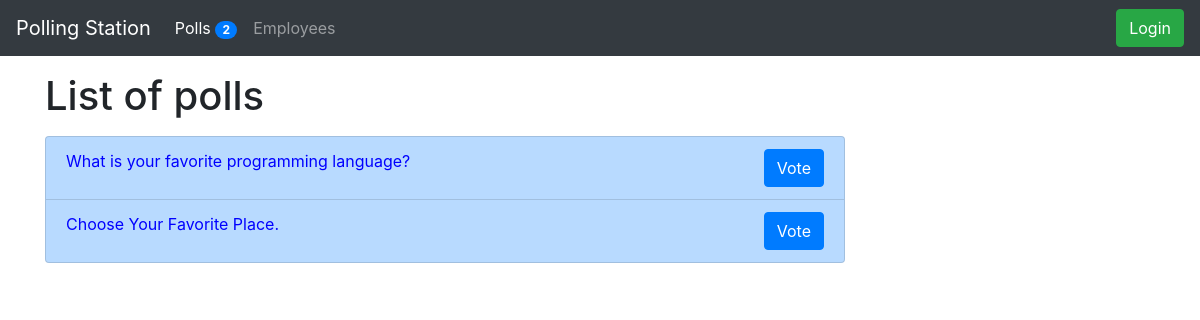
The page / on the database its author committed.
### poll/models.py (models this page shows, shortened)
class Question(models.Model):
    title = models.TextField(null=True, blank=True)
    status = models.CharField(default='inactive', max_length=30)
    created_by = models.ForeignKey(User, null=True, blank=True, on_delete=models.CASCADE)
    start_date = models.DateTimeField(null=True, blank=True)
    end_date = models.DateTimeField(null=True, blank=True)
    created_at = models.DateTimeField(auto_now_add=True)
    updated_at = models.DateTimeField(auto_now=True)

### poll/views.py (the view)
# urls.py: path('', pollsList, name='polls-list'),
def pollsList(request):
    questions = Question.objects.all()
    context = { 'title':'polls', 'questions':questions }
    return render(request, 'poll/index.html', context)

### poll/context_processors.py (called while the page is built)
def PollCount(request):
    count = Question.objects.count()
    return {"poll_count": count}

### poll/templates/poll/index.html
{% extends 'poll/base.html' %}
{% block content %}
<h1 class="my-3"> List of {{ title }} </h1>
    <div style="width: 50rem;">
        <ul class="list-group">
            {% if questions %}
                {% for question in questions %}
                    <li style='color:blue;' class="list-group-item list-group-item-primary">{{ question.title }}
                    <a class="btn btn-primary float-right" href="{% url 'single-poll' question.id %}" role="button">Vote</a></li>
                {% endfor %}
            {% else %}
                <li class="list-group-item list-group-item-warning">Thre is no question available</li>
            {% endif %}
        </ul>
    </div>
{% endblock content %}

### rows shown on the page
Question: title "What is your favorite programming language?"
Question: title "Choose Your Favorite Place."

### other values the page prints
{{ poll_count }} "2"
{{ title }} "polls"
